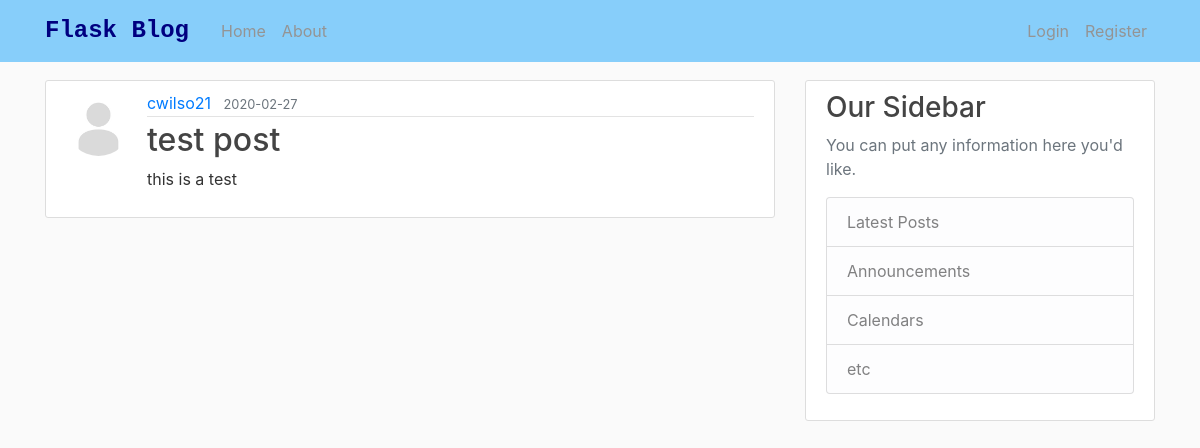
/post/1, run on the app's committed database.
### FlaskBlog/models.py (models this page shows, shortened)
class User(db.Model, UserMixin):  #UserMixin is req'd according to flask-login docs
    id = db.Column(db.Integer, primary_key=True)
    username = db.Column(db.String(20), unique=True, nullable=False)
    email = db.Column(db.String(120), unique=True, nullable=False)
    image_file = db.Column(db.String(20), nullable=False, default='default.jpg')
    password = db.Column(db.String(60), nullable=False)
    posts = db.relationship('Post', backref='author', lazy=True)

class Post(db.Model):
    id = db.Column(db.Integer, primary_key=True)
    title = db.Column(db.String(100), nullable=False)
    date_posted = db.Column(db.DateTime, nullable=False, default=datetime.utcnow)
    content = db.Column(db.Text, nullable=False)
    user_id = db.Column(db.Integer, db.ForeignKey('user.id'), nullable=False)

### FlaskBlog/routes.py (the view)
@app.route("/post/<int:post_id>")
def post(post_id):
    post = Post.query.get_or_404(post_id)
    return render_template('post.html', title=post.title, post=post)

### FlaskBlog/templates/post.html (shortened to what this page needs)
{% extends "layout.html" %}
{% block content %}
    <article class="media content-section">
        <img class="rounded-circle article-img" src="{{ url_for('static', filename='profile_pics/' + post.author.image_file) }}">
        <div class="media-body">
        <div class="article-metadata">
            <a class="mr-2" href="#">{{ post.author.username }}</a>
            <small class="text-muted">{{ post.date_posted.strftime('%Y-%m-%d') }}</small>
        </div>
        <h2 class="article-title">{{ post.title }}</h2>
        <p class="article-content">{{ post.content }}</p>
        </div>
    </article>
{% endblock content %}

### FlaskBlog/static/style.css (style rules this page uses)
body { background: #fafafa; color: #333333; margin-top: 5rem; }
h1, h2, h3, h4, h5, h6 { color: #444444; }
.content-section { background: #ffffff; padding: 10px 20px; border: 1px solid #dddddd; border-radius: 3px; margin-bottom: 20px; }
.article-title { color: #444444; }
.article-content { white-space: pre-line; }
.article-img { height: 65px; width: 65px; margin-right: 16px; }
.article-metadata { padding-bottom: 1px; margin-bottom: 4px; border-bottom: 1px solid #e3e3e3 }

### data on the page
User: image_file (placeholder picture), author.username "cwilso21"
Post: date_posted "2020-02-27", title "test post", content "this is a test"
